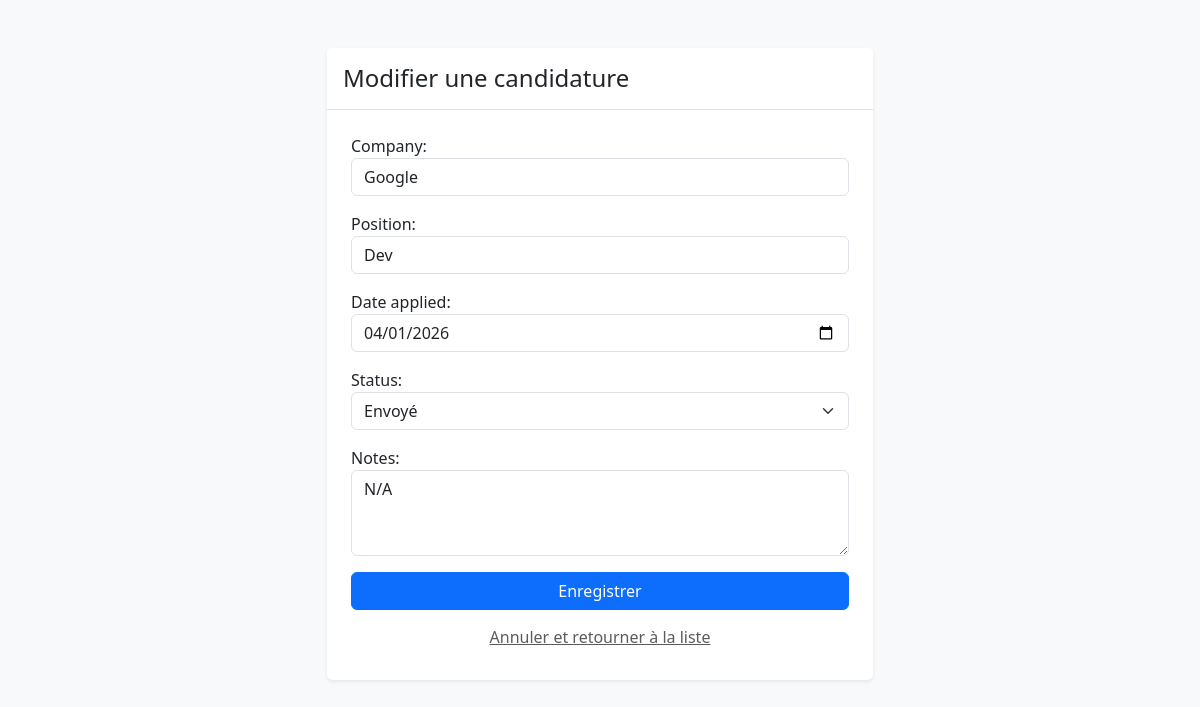
Page /applications/update/2/ (signed in) on the committed database.
### applications/models.py (models this page shows, shortened)
class Application(models.Model):
    STATUS_CHOICES = [
        ('sent', 'Envoyé'),
        ('relance', 'Relancé'),
        ('interview', 'Entretien'),
        ('refused', 'Refusé'),
        ('accepted', 'Accepté'),
    ]
    user = models.ForeignKey(User, on_delete=models.CASCADE)
    company = models.CharField(max_length=100)
    position = models.CharField(max_length=100)
    date_applied = models.DateField()
    date_relance = models.DateField(blank=True, null=True)
    status = models.CharField(max_length=20, choices=STATUS_CHOICES, default='sent')
    notes = models.TextField(blank=True)

### applications/views.py (the view)
# urls.py: path('update/<int:id>/', views.application_update, name='application_update'),
@login_required
def application_update(request, id):
    app = get_object_or_404(Application, id=id, user=request.user)
    form = ApplicationForm(request.POST or None, instance=app)
    if form.is_valid():
        form.save()
        return redirect('application_list')
    return render(request, 'applications/form.html', {'form': form})

### applications/views.py
class ApplicationForm(forms.ModelForm):
    class Meta:
        model = Application
        exclude = ('user', 'date_relance')
        widgets = {
            'date_applied': forms.DateInput(attrs={'type': 'date', 'class': 'form-control'}),
            'company': forms.TextInput(attrs={'class': 'form-control', 'placeholder': 'Ex: Google'}),
            'position': forms.TextInput(attrs={'class': 'form-control', 'placeholder': 'Ex: Développeur Python'}),
            'status': forms.Select(attrs={'class': 'form-select'}),
            'notes': forms.Textarea(attrs={'class': 'form-control', 'rows': 3}),
        }

### templates/applications/form.html (shortened to what this page needs)
<!DOCTYPE html>
<html lang="fr">
<head>
    <link href="https://cdn.jsdelivr.net/npm/bootstrap@5.3.0/dist/css/bootstrap.min.css" rel="stylesheet">
</head>
<body class="bg-light">
    <div class="container mt-5">
        <div class="row justify-content-center">
            <div class="col-md-6">
                <div class="card shadow-sm border-0">
                    <div class="card-header bg-white border-bottom py-3">
                        <h4 class="card-title mb-0">{% if form.instance.pk %}Modifier{% else %}Ajouter{% endif %} une
                            candidature</h4>
                    </div>
                    <div class="card-body p-4">
                        <form method="POST">
                            <div class="mb-3">
                                {{ form.as_p }}
                            </div>
                            <div class="d-grid gap-2">
                                <button type="submit" class="btn btn-primary">Enregistrer</button>
                                <a href="{% url 'application_list' %}" class="btn btn-link text-muted">Annuler et
                                    retourner à la liste</a>
                            </div>
                        </form>
                    </div>
                </div>
            </div>
        </div>
    </div>
</body>
</html>

### rows in the picture
Application: company "Google", position "Dev", date_applied "04/01/2026", status "Envoyé", notes "N/A"
